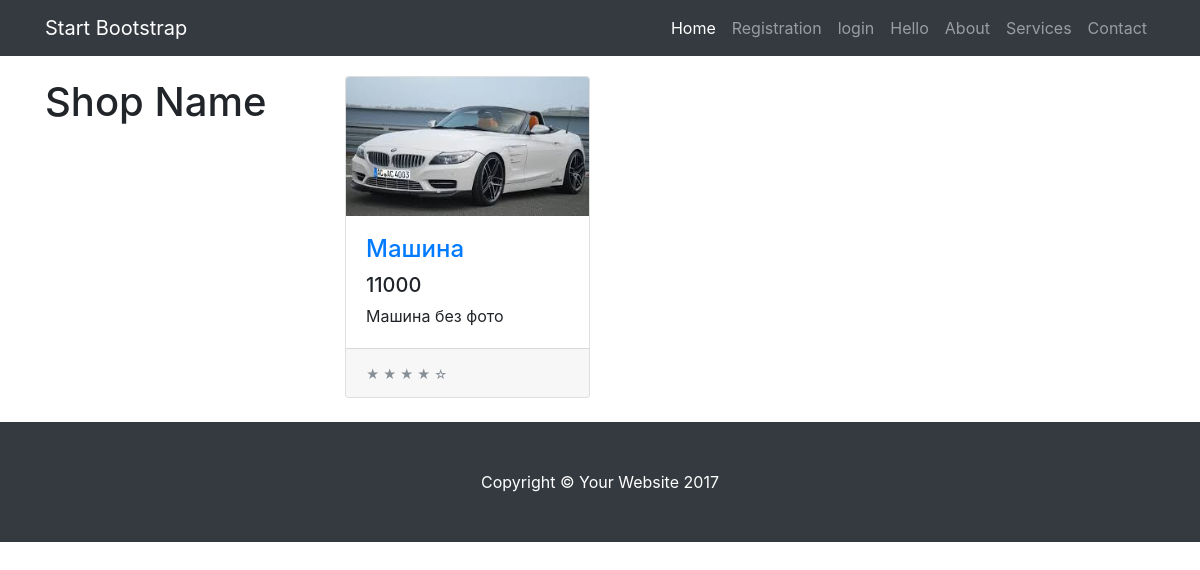
The page /product.php?id=9 on the database its author committed.
### tables this page shows
CREATE TABLE IF NOT EXISTS `catalogs` (
  `id` int(11) NOT NULL AUTO_INCREMENT,
  `name` tinytext NOT NULL,
  `body` text NOT NULL,
  `picture` tinytext NOT NULL,
  `price` int(11) NOT NULL,
  PRIMARY KEY (`id`)
);

### product.php (the view, shortened to what this page needs)
<? require_once('tamplates/top.php');
if(isset($_GET['id'])){
  $id=$_GET['id'];
}
else {
  $id = '0';
}
$query = "SELECT*FROM catalogs WHERE id='$id'";
$adr =  mysqli_query($db_con, $query);
$tbl_catalog = mysqli_fetch_array($adr);
?>
<? if($_SESSION['user_id']){?>
    <div class="col-lg-4 col-md-6 mb-4" style="margin-top: 20px">
      <div class="card h-100">
        <div>
          <form action="product.php?id=<?php echo $tbl_catalog['id'] ?>" method="post">
            <input type="submit" name="delete" value="delete">
            <input type="submit" name="edit" value="edit">
          </form>
        </div>
        <a href="#"><img class="card-img-top" src="<?php echo $tbl_catalog['picture'] ?>" alt=""></a>
        <div class="card-body">
          <h4 class="card-title">
            <a href="#"><?php echo $tbl_catalog['name'] ?></a>
          </h4>
          <h5><?php echo $tbl_catalog['price'] ?></h5>
          <p class="card-text"><?php echo $tbl_catalog['body'] ?></p>
        </div>
        <div class="card-footer">
          <small class="text-muted">&#9733; &#9733; &#9733; &#9733; &#9734;</small>
        </div>
      </div>
    </div>
    <?} else {?>
      <div class="col-lg-4 col-md-6 mb-4" style="margin-top: 20px">
        <div class="card h-100">
          <a href="#"><img class="card-img-top" src="<?php echo $tbl_catalog['picture'] ?>" alt=""></a>
          <div class="card-body">
            <h4 class="card-title">
              <a href="#"><?php echo $tbl_catalog['name'] ?></a>
            </h4>
            <h5><?php echo $tbl_catalog['price'] ?></h5>
            <p class="card-text"><?php echo $tbl_catalog['body'] ?></p>
          </div>
          <div class="card-footer">
            <small class="text-muted">&#9733; &#9733; &#9733; &#9733; &#9734;</small>
          </div>
        </div>
      </div>
      <?}?>
<? require_once('tamplates/bottom.php') ?>

### css/shop-homepage.css (style rules this page uses)
body { padding-top: 54px; }
@media (min-width: 992px) { body { padding-top: 56px; } }

### rows shown on the page
catalogs: picture (picture), name "Машина", price "11000", body "Машина без фото"
